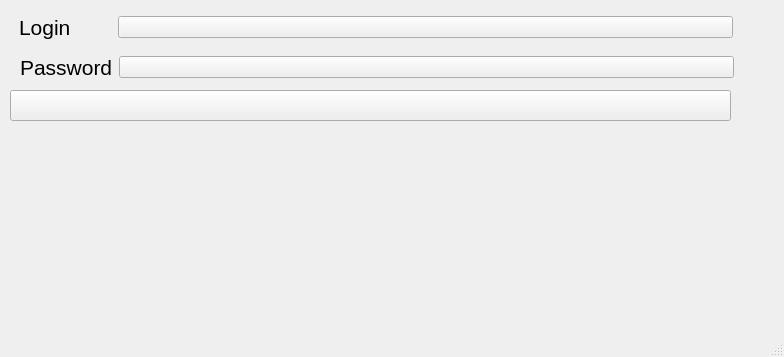
<?xml version="1.0" encoding="UTF-8"?>
<ui version="4.0">
 <class>MainWindow</class>
 <widget class="QMainWindow" name="MainWindow">
  <property name="geometry">
   <rect>
    <x>0</x>
    <y>0</y>
    <width>784</width>
    <height>357</height>
   </rect>
  </property>
  <property name="windowTitle">
   <string>MainWindow</string>
  </property>
  <widget class="QWidget" name="centralwidget">
   <widget class="QPushButton" name="pushButton">
    <property name="geometry">
     <rect>
      <x>10</x>
      <y>90</y>
      <width>721</width>
      <height>31</height>
     </rect>
    </property>
    <property name="text">
     <string/>
    </property>
   </widget>
   <widget class="QWidget" name="">
    <property name="geometry">
     <rect>
      <x>13</x>
      <y>52</y>
      <width>721</width>
      <height>30</height>
     </rect>
    </property>
    <layout class="QHBoxLayout" name="horizontalLayout">
     <item>
      <widget class="QLabel" name="label_2">
       <property name="maximumSize">
        <size>
         <width>100</width>
         <height>16777215</height>
        </size>
       </property>
       <property name="font">
        <font>
         <pointsize>16</pointsize>
        </font>
       </property>
       <property name="text">
        <string>Password</string>
       </property>
       <property name="indent">
        <number>7</number>
       </property>
      </widget>
     </item>
     <item>
      <widget class="QPushButton" name="pushButton_2">
       <property name="text">
        <string/>
       </property>
      </widget>
     </item>
    </layout>
   </widget>
   <widget class="QWidget" name="">
    <property name="geometry">
     <rect>
      <x>12</x>
      <y>12</y>
      <width>721</width>
      <height>30</height>
     </rect>
    </property>
    <layout class="QHBoxLayout" name="horizontalLayout_2">
     <item>
      <widget class="QLabel" name="label">
       <property name="maximumSize">
        <size>
         <width>100</width>
         <height>16777215</height>
        </size>
       </property>
       <property name="font">
        <font>
         <pointsize>16</pointsize>
         <bold>false</bold>
        </font>
       </property>
       <property name="text">
        <string>Login</string>
       </property>
       <property name="indent">
        <number>7</number>
       </property>
      </widget>
     </item>
     <item>
      <widget class="QPushButton" name="pushButton_3">
       <property name="text">
        <string/>
       </property>
      </widget>
     </item>
    </layout>
   </widget>
  </widget>
  <widget class="QMenuBar" name="menubar">
   <property name="geometry">
    <rect>
     <x>0</x>
     <y>0</y>
     <width>784</width>
     <height>22</height>
    </rect>
   </property>
  </widget>
  <widget class="QStatusBar" name="statusbar"/>
 </widget>
 <resources/>
 <connections/>
</ui>
